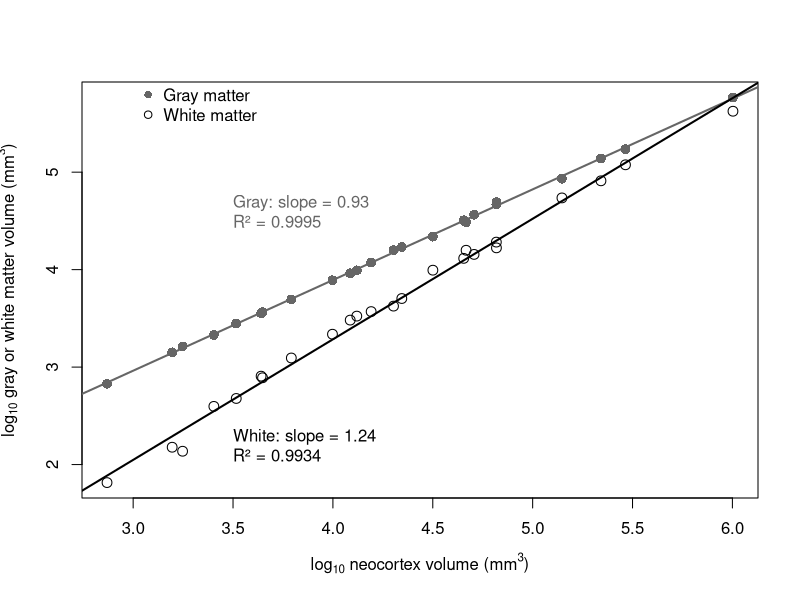

Here is the R script that generated this plot:
# ------------------------------------------------------------
# plot_neocortex_traits.R
# Comparative neuroanatomy background plot (clean version)
# ------------------------------------------------------------

# Set working directory
setwd("~/Library/CloudStorage/Dropbox/COLLABORATIVE/Do expensive brain regions increase less in humans/analyses_metabol_rate_structure")

# Load data
df <- read.csv("data_raw/Stephan_primates.csv", stringsAsFactors = FALSE)

# ---- Prepare variables ----
df$logNeo   <- log10(df$NeoWG)
df$logGray  <- log10(df$NeoG_Frahm)
df$logWhite <- log10(df$NeoW_Frahm)

# Subset complete cases
dG <- subset(df, !is.na(logNeo) & !is.na(logGray))
dW <- subset(df, !is.na(logNeo) & !is.na(logWhite))

# ---- Fit regressions ----
fitG <- lm(logGray ~ logNeo, data = dG)
fitW <- lm(logWhite ~ logNeo, data = dW)

coefG <- coef(fitG)
coefW <- coef(fitW)

r2G <- summary(fitG)$r.squared
r2W <- summary(fitW)$r.squared

# ---- Labels (2 significant figures, slope-focused) ----
labelG <- paste0(
  "Gray: slope = ", signif(coefG[2], 3),
  "\nR² = ", signif(r2G, 4)
)

labelW <- paste0(
  "White: slope = ", signif(coefW[2], 3),
  "\nR² = ", signif(r2W, 4)
)

# ---- Output folder ----
dir.create("figs/traits", recursive = TRUE, showWarnings = FALSE)

# ---- OPEN plotting window (so you see it) ----
dev.new()

# ---- Plot ----
plot(NULL,
     xlim = range(df$logNeo, na.rm = TRUE),
     ylim = range(c(df$logGray, df$logWhite), na.rm = TRUE),
     xlab = expression(log[10]*" neocortex volume (mm"^3*")"),
     ylab = expression(log[10]*" gray or white matter volume (mm"^3*")"))

# Points
points(dG$logNeo, dG$logGray,
       pch = 16, col = "grey40", cex = 1.3)

points(dW$logNeo, dW$logWhite,
       pch = 1, col = "black", cex = 1.3)

# Regression lines (match aesthetics)
abline(fitG, col = "grey40", lwd = 2)
abline(fitW, col = "black", lwd = 2)

# Text labels (matched to data)
text(3.5, 4.6, labelG, col = "grey40", adj = 0)
text(3.5, 2.2, labelW, col = "black", adj = 0)

# Legend
legend(x = 3, y = 6,
       legend = c("Gray matter", "White matter"),
       pch = c(16, 1),
       col = c("grey40", "black"),
       bty = "n")


# ---- SAVE the same plot ----
dev.copy(png, "figs/traits/neocortex_gray_white.png",
         width = 800, height = 600)
dev.off()
